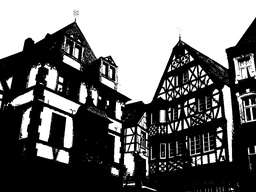
#> input picture assignment-3/otsu_result(houses).png, 256 x 192 px, shrunk from 1024 x 768 before the run, given in place of Houses.jpg, which was not available
$ python main.py
#> lines starting #> are read from the running program, lines starting #| are printed output that depends on the picture; after the words box and inside, x2 and y2 are one past the last pixel; in counts of white or black regions, pixels touching at a corner belong together; pictures that were not available may be replaced by others from this repository, and a replacement may not be noted
import cv2
import time
import numpy as np
from copy import deepcopy
from skimage.data import page
from config import cfg


def show_img(img, name='image', size=None):
    img = cv2.resize(img, size) if size is not None else img
    cv2.imshow(name, img)
    cv2.waitKey(0)


def threshold_binarization(img, thr=150):
    if not isinstance(img, int):
        img[img >= thr] = 255
        img[img < thr] = 0
    else:
        img = 255 if img >= thr else 0
    return img


def otsu_binarization(img):
    start_time = time.time()
    p, _ = np.histogram(img, bins=256)
    fin_thr, fin_sigma = 0, 0
    i = np.arange(256)
    thresholds = i[1:]
    for thr in thresholds:
        nB = np.sum(p[:thr])
        nO = np.sum(p[thr:])
        mB = np.sum(i[:thr] * p[:thr]) / nB
        mO = np.sum(i[thr:] * p[thr:]) / nO

        sigma_between = nB*nO*(mB - mO)**2
        if sigma_between > fin_sigma:
            fin_sigma = sigma_between
            fin_thr = thr
    img = threshold_binarization(img, thr=fin_thr)
    print(f'otsu binarization time: {round((time.time() - start_time) / 60, 6)} min')
    return img


def get_integral_img(img):
    img = img.astype('float64')
    h, w = img.shape
    integral_img = np.zeros_like(img, dtype='float64')
    for i in range(h):
        for j in range(w):
            if i > 0 and j > 0:
                integral_img[i, j] = img[i, j]-integral_img[i-1, j-1]+integral_img[i, j-1]+integral_img[i-1, j]
            elif i > 0:
                integral_img[i, j] = img[i, j]+integral_img[i-1, j]
            elif j > 0:
                integral_img[i, j] = img[i, j]+integral_img[i, j-1]
            else:
                integral_img[i, j] = img[i, j]
    return integral_img


def sauvola_binarization(img, w_size=cfg.w, k=cfg.k, r=cfg.r, pad_image=False):
    start_time = time.time()
    win_h, win_w = w_size
    if pad_image:
        img = np.pad(img, ((win_h//2, win_h//2), (win_w//2, win_w//2)), mode='reflect')

    img_h, img_w = img.shape
    integral_img = get_integral_img(img)
    img_ = img.astype(int)**2
    integral_img_sq = get_integral_img(img_)

    start_i, fin_i = win_h//2 if pad_image else 0, img_h - win_h//2 if pad_image else img_h
    start_j, fin_j = win_w//2 if pad_image else 0, img_w - win_w//2 if pad_image else img_w
    for i in range(start_i, fin_i):
        i0, i1 = i - win_h//2, i + win_h//2
        if not pad_image:
            i0, i1 = np.clip(i0, a_min=0, a_max=None), np.clip(i1, a_max=img_h-1, a_min=None)
        for j in range(start_j, fin_j):
            j0, j1 = j - win_w//2, j + win_w//2
            if not pad_image:
                j0, j1 = np.clip(j0, a_min=0, a_max=None), np.clip(j1, a_max=img_w-1, a_min=None)
            s1 = integral_img[i0, j0] + integral_img[i1, j1] - integral_img[i0, j1] - integral_img[i1, j0]
            n = (i1 - i0)*(j1 - j0)
            m = s1/n
            s2 = integral_img_sq[i0, j0] + integral_img_sq[i1, j1] - integral_img_sq[i0, j1] - integral_img_sq[i1, j0]
            std = np.sqrt(s2/n - m**2)
            thr = m*(1 + k * ((std / r) - 1))
            bin_win = threshold_binarization(int(img[i, j]), thr)
            img[i, j] = bin_win

    if pad_image:
        img = img[win_h//2:img_h - win_h//2, win_w//2:img_w - win_w//2]
    print(f'sauvola binarization time: {round((time.time() - start_time)/60, 3)} min')
    return img


if __name__ == '__main__':
    source_img = cv2.imread(cfg.path_to_img)
#> source_img is the input picture: shape (192, 256, 3); min 0, max 255, mean 108.7
    source_img = cv2.cvtColor(source_img, cv2.COLOR_BGR2GRAY)
#> source_img: shape (192, 256)
    # show_img(source_img)

    bin_by_thr_img = threshold_binarization(deepcopy(source_img))
#> in threshold_binarization, `img[img < thr] = 0`:
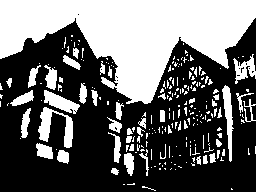
#> img: shape (192, 256); 40.6% white; 236 white regions (191 under 20 px), largest, box (x1, y1, x2, y2) and area: (0, 0, 256, 104) 14131, (38, 107, 73, 148) 597, (222, 85, 234, 162) 421
    # show_img(bin_by_thr_img, 'threshold binarization result')

    bin_by_otsu_img = otsu_binarization(deepcopy(source_img))
#> in otsu_binarization, `p, _ = np.histogram(img, bins=256)`: p = 256 values, max 18833 at index 0, min 10 at index 168, mean 192
#> the loop in otsu_binarization, `for thr in thresholds:` made 255 passes
#> (nB, nO, mB, mO, fin_sigma) on passes 1 to 12: (18833, 30319, 0, 176.2, 1.77e+13), (20284, 28868, 0.0715, 185.1, 2e+13), (21129, 28023, 0.149, 190.6, 2.15e+13), (21817, 27335, 0.239, 195.3, 2.27e+13), (22250, 26902, 0.312, 198.4, 2.35e+13), (22459, 26693, 0.355, 199.9, 2.39e+13), (22619, 26533, 0.395, 201.1, 2.42e+13), (22793, 26359, 0.446, 202.3, 2.45e+13), (22928, 26224, 0.49, 203.3, 2.47e+13), (23076, 26076, 0.545, 204.4, 2.5e+13), (23179, 25973, 0.587, 205.2, 2.52e+13), (23278, 25874, 0.631, 206, 2.54e+13)
#> after the loop in otsu_binarization, `for thr in thresholds:`: fin_sigma = 3.22e+13; fin_thr = 129
#> in threshold_binarization (call 2), `img[img < thr] = 0`: img: shape (192, 256); 41.7% white; 233 white regions (177 under 20 px), largest, box (x1, y1, x2, y2) and area: (0, 0, 256, 104) 14172, (38, 107, 73, 148) 619, (222, 85, 234, 162) 433
    cv2.imwrite('otsu_result(houses).png', np.array(bin_by_otsu_img))
    # show_img(bin_by_otsu_img, 'otsu binarization result')

    image = page()
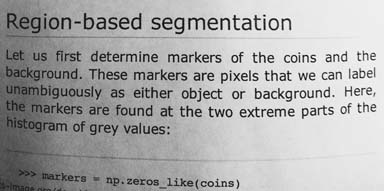
#> input picture skimage.data.page(), 384 x 191 px
#> image is the input picture: shape (191, 384); min 0, max 255, mean 171.5
    bin_by_otsu_img2 = otsu_binarization(deepcopy(image))
#> the loop in otsu_binarization (call 2), `for thr in thresholds:` made 255 passes
#> (nB, nO, mB, mO, fin_sigma) on passes 1, 3, 4, 5, 6, 7, 8, 9, 10, 11, 12, 13: (9, 73335, 0, 171.6, 1.94e+10), (12, 73332, 0.5, 171.6, 2.58e+10), (13, 73331, 0.692, 171.6, 2.78e+10), (18, 73326, 1.61, 171.6, 3.81e+10), (20, 73324, 1.95, 171.6, 4.22e+10), (23, 73321, 2.48, 171.6, 4.82e+10), (31, 73313, 3.65, 171.6, 6.41e+10), (41, 73303, 4.71, 171.6, 8.37e+10), (60, 73284, 6.07, 171.7, 1.21e+11), (74, 73270, 6.81, 171.7, 1.47e+11), (86, 73258, 7.4, 171.7, 1.7e+11), (105, 73239, 8.23, 171.8, 2.06e+11)
#> in threshold_binarization (call 3), `img[img < thr] = 0`: img: shape (191, 384); 63.8% white; 230 black regions (114 under 20 px), largest, box (x1, y1, x2, y2) and area: (0, 0, 198, 191) 20325, (99, 51, 137, 66) 231, (130, 86, 158, 99) 185
    cv2.imwrite('otsu_result(page).png', np.array(bin_by_otsu_img2))
    # show_img(bin_by_otsu_img2, 'otsu binarization result')

    bin_by_sauvola_img = sauvola_binarization(deepcopy(source_img))
#> after the loop in sauvola_binarization, `for i in range(start_i, fin_i):`: img: shape (192, 256); 48.9% white; 231 white regions (157 under 20 px), largest, box (x1, y1, x2, y2) and area: (0, 0, 256, 120) 14314, (0, 163, 90, 192) 1827, (38, 107, 74, 149) 648
    cv2.imwrite('sauvola_result(houses).png', np.array(bin_by_sauvola_img))
    # show_img(bin_by_sauvola_img, 'sauvola binarization result')

    bin_by_sauvola_img_padded = sauvola_binarization(deepcopy(source_img), pad_image=True)
    cv2.imwrite('sauvola_result(houses, padded_image).png', np.array(bin_by_sauvola_img))
    # show_img(bin_by_sauvola_img_padded, 'sauvola binarization result(padded img)')

    bin_by_sauvola_img2 = sauvola_binarization(deepcopy(image))
#> call 3 of sauvola_binarization, with k = 0.2, r = 128, pad_image = False
#> after the loop in get_integral_img (call 5), `for i in range(h):`:
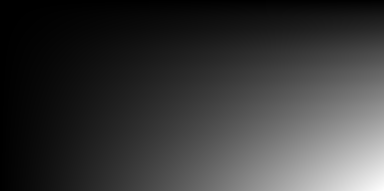
#> integral_img: shape (191, 384) float64; min 136, max 12581784, mean 2815794.6; drawn with min black and max white
#> after the loop in sauvola_binarization (call 3), `for i in range(start_i, fin_i):`:
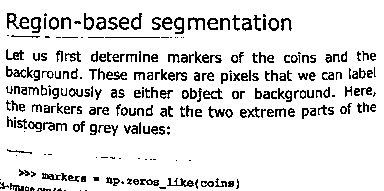
#> img: shape (191, 384); 87.6% white; black in thin lines or dots
    cv2.imwrite('sauvola_result(page).png', np.array(bin_by_sauvola_img2))
    # show_img(bin_by_sauvola_img2, 'sauvola binarization result2')

    bin_by_sauvola_img2_padded = sauvola_binarization(deepcopy(image), pad_image=True)
#> call 4 of sauvola_binarization, with k = 0.2, r = 128, pad_image = True
#> after the loop in get_integral_img (call 7), `for i in range(h):`:
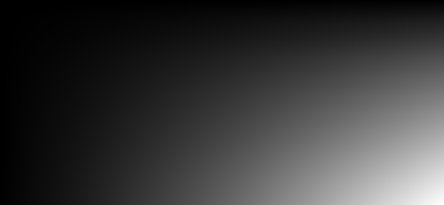
#> integral_img: shape (205, 444) float64; min 142, max 15522474, mean 3451020.9; drawn with min black and max white
#> in sauvola_binarization (call 4), `img_ = img.astype(int)**2`:
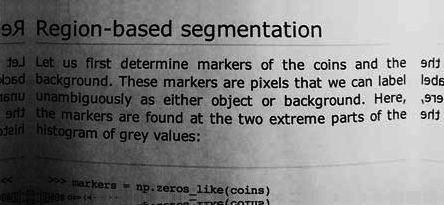
#> img_: shape (205, 444) int64; min 0, max 65025, mean 32552.6; drawn with min black and max white
#> after the loop in sauvola_binarization (call 4), `for i in range(start_i, fin_i):`:
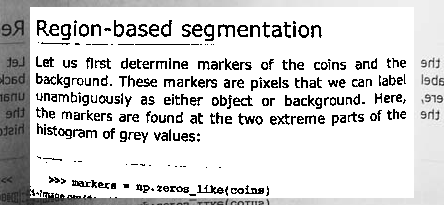
#> img: shape (205, 444); min 0, max 255, mean 212.4
#> in sauvola_binarization (call 4), `img = img[win_h//2:img_h - win_h//2, win_w//2:img_w - win_w//2]`: img: shape (191, 384); 87.7% white; black in thin lines or dots
    cv2.imwrite('sauvola_result(page, padded_image).png', np.array(bin_by_sauvola_img2))
    # show_img(bin_by_sauvola_img2_padded, 'sauvola binarization result2(padded img)')
